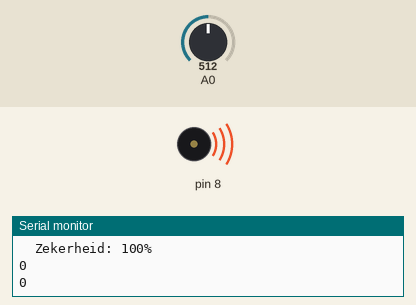
The sketch below on a simulated Arduino Uno, built with avr-gcc and run on an emulated ATmega328P. Shown: buzzer (waves = sounding), the last lines printed to the serial monitor. The inputs (shaded band) are chosen by the test bench; at power-on: A0 = 512.

Above: at 7.16 s.
7.4 s: A0 set to 70
14.7 s: A0 set to 60
At 15.3 s:
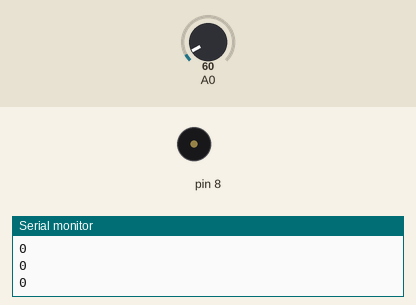
22.0 s: A0 set to 122
At 28.2 s:
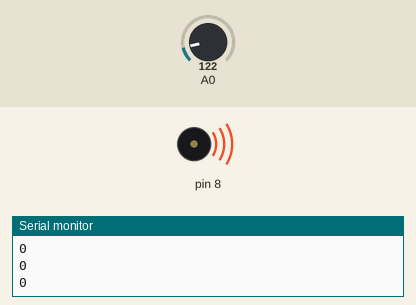
Timing chart, 0 to 35.3 s (numbered marks = the images above; inputs shaded):
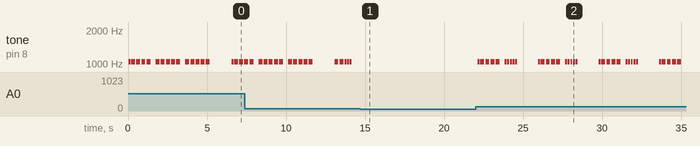

Measured:
- the behaviour switches between 66 and 65 on A0 (found by bisection; images 0 and 1)
- after the input at 14.7 s, tone on pin 8: stops changing and stays silent
- after the input at 22.0 s, tone on pin 8: silent → 1047 Hz after 0.13 s, then repeats every 3.8 s: silent 0.04 s, 3 × (1047 Hz 0.25 s, silent 0.08 s), 1047 Hz 0.25 s, silent 0.33 s, 4 × (1047 Hz 0.13 s, silent 0.04 s), 1047 Hz 0.13 s, silent 1.3 s, 1047 Hz 0.13 s
- by itself, tone on pin 8: plays 1047 Hz for 0.13 s, 1047 Hz for 0.25 s, 1047 Hz for 0.25 s, 1047 Hz for 0.25 s, 1047 Hz for 0.25 s, 1047 Hz for 0.25 s … (19 notes in this stretch)

The sketch:

ResistorDetector.ino
```cpp
#include "resistortypes.h"
#include "pitches.h"
#include "morse.h"

#define NUM_MEASURE_POINTS 4

int raw = 0;
float Vin = 5.0;
float Vout = 0;
float R2 = 0;
float buffer = 0;

float R_MEASURE[NUM_MEASURE_POINTS] =
{
    100,      // A0
    1000,     // A1
    10000,    // A2
    100000    // A3
};

void setup()
{
  Serial.begin(9600);

}

void loop()
{
    int detected_pin = -1;

    for(int i = 0; i < NUM_MEASURE_POINTS; i++) {
      R2 = measure(R_MEASURE[i], i);
      if(R2 != -1) {
        detected_pin = i;
        break;
      }
    }

    if(detected_pin == -1) {
        Serial.println("Ongeldige meting. Probeer een ander berijk");
        delay(200);
        return;
    }

    long R2_type;
    float current_tolerance;
    int num_found = 0;
    for(int i = 0; i < NUM_TOLARANCE_TYPES; i++) {
        int num = 0;
        current_tolerance = tolerance_types[i];
        R2_type = findResistor(current_tolerance, num);
        if(num != 0) {
            num_found = num;
            break;
        }
    }

    if(num_found == 0) {
      Serial.println("Weerstand kon niet bepaald worden");
      return;
    }

    Serial.print("On pin:");
    Serial.print(detected_pin);
    Serial.println(":");

    Serial.print("\tVoltage: ");
    Serial.println(Vout);

    Serial.print("\tR2: ");
    Serial.print(R2);
    Serial.println(" Ohm");

    Serial.print("\tR2 type: ");
    Serial.print(" [");
    Serial.print(R2_type);
    Serial.print("]");
    Serial.println(" Ohm");

    Serial.print("\tTolerantie: ");
    Serial.print(current_tolerance);
    Serial.println("%");

    Serial.print("\tZekerheid: ");
    Serial.print(100 / num_found);
    Serial.println("%");


    long number = R2_type;
    int number_buffer[15] = { 0 };

    int counter = 0;

    // Nummer ophakken in losse cijfers.
    // En omdraaien zodat het in de goede volgorde afgespeeld kan worden
    while (number > 0)
    {
        int digit = number%10;
        number /= 10;

        number_buffer[counter]  = digit;
        counter++;
    }
    for(int i = counter-1; i >= 0; i--) {
      play(number_buffer[i]);
    }

    delay(1000);

}

long findResistor(float tolerance, int &num_found) {
  long R2_type_value = 0;
    for(int i = 0; i < NUM_RESISTORS_TYPES; i++) {
        long diff = resistor_types_tenth[i] - (R2 * 10);

        long th = ((float)resistor_types_tenth[i]  *  tolerance);

        // Type bepalen
        if(diff > -th && diff < th) {
            R2_type_value = resistor_types_tenth[i] / 10;
            num_found++;
        }
    }
    return R2_type_value;
}

float measure(int r, int pin)
{
  raw = analogRead(pin);

  Vout = (5.0 / 1023.0) * raw;    // Bereken de voltage van de voltage verdeler

  if(Vout == 5) {
      return -1;
  }

  buffer = (Vin / Vout) - 1;
  return (r / buffer);
}

void play(int number) {
    // iterate over the notes of the melody:
    for (int note_index = 0; note_index < NUMBER_LENGTH; note_index++) {

        // to calculate the note duration, take one second
        // divided by the note type.
        //e.g. quarter note = 1000 / 4, eighth note = 1000/8, etc.
        int note_duration = 1000 / number_durations[number][note_index];

        tone(8, NOTE_C6, note_duration);

        // to distinguish the notes, set a minimum time between them.
        // the note's duration + 30% seems to work well:
        int pauseBetweenNotes = note_duration * 1.30;
        delay(pauseBetweenNotes);
        // stop the tone playing:
        Serial.println(digitalRead(8));
        noTone(8);
    }
    delay(250);
}
```

morse.h
```cpp
#define NUMBER_LENGTH 5

int number_durations[10][NUMBER_LENGTH] = {
  {4, 4, 4, 4, 4},
  {8, 4, 4, 4, 4},
  {8, 8, 4, 4, 4},
  {8, 8, 8, 4, 4},
  {8, 8, 8, 8, 4},
  {8, 8, 8, 8, 8},
  {4, 8, 8, 8, 8},
  {4, 4, 8, 8, 8},
  {4, 4, 4, 8, 8},
  {4, 4, 4, 4, 8}
};
```

resistortypes.h
```cpp
#define NUM_RESISTORS_TYPES 88
#define NUM_TOLARANCE_TYPES 5


// Paar type resistoren
// TODO: uitbreiden!
long resistor_types_tenth[NUM_RESISTORS_TYPES] = {
  10, 22, 47, 56, 75, 82, 100, 120, 150, 180,                 // R range #0-9
  220, 270, 330, 390, 470, 520, 560, 680, 750, 820,           // R range #10-19
  890, 1000, 1200, 1300, 1500, 1800, 2200, 2700, 3300, 3600,  // R range #20-29
  3900, 4700, 5100, 5600, 6800, 8200,                         // R range #30-35
  10000, 13000, 15000, 18000, 20000, 22000, 27000, 30000,     // K Range #36-43
  33000, 36000, 39000, 47000, 56000, 68000, 75000, 82000,     // K Range #44-51
  100000, 120000, 150000, 180000, 220000, 270000, 330000,     // 10K Range #52-58
  390000, 470000, 560000, 600000, 680000, 750000, 820000,     // 10K Range #59-65
  1000000, 1200000, 1300000, 1500000, 1800000, 2200000,       // 100K Range #66-71
  2700000, 3300000, 3900000, 4700000, 5600000, 6800000,       // 100K Range 72-77
  7200000, 8200000,                                           // 100K Range 78-79
  10000000, 15000000, 20000000, 27000000, 33000000,           // M range 80-84
  47000000, 56000000,                                         // M range 85-86
  100000000                                                   // 10M range 87-
};


float tolerance_types[NUM_TOLARANCE_TYPES] = {
  0.01,     // Afwijking. 1% bruin band
  0.02,     // Afwijking. 2% rood band
  0.025,    // Afwijking. 2.5% blauwe band
  0.05,     // Afwijking. Standaard 5% gouden band
  0.1       // Afwijking. 10% silveren band
};
```
